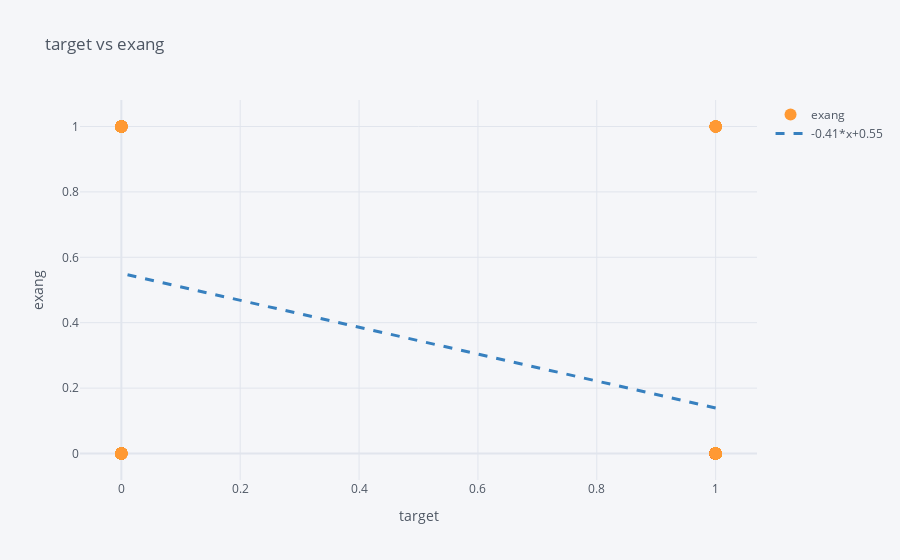

Write notebook code for a chart like this one.
### Markdown cell above
fbs and chol are the lowest correlated with the target variable. that mean taht cholestoral  blood sugar don't affect the risk of a heart disease . 

All other variables have a significant correlation with the target variable, increase the risk of heart disease .

### Code cell
target_exang=df[['target','exang']]
target_exang.sort_values('exang').iplot(x='target',y='exang',xTitle='target',yTitle='exang',mode='markers',title='target vs exang',bestfit=True,bestfit_colors=['blue'])

### Figure 1 — Plotly figure (JSON) as saved in the notebook; plotly's stock layout.template omitted (floating-point values rounded to 4 significant figures; data arrays with more than 128 entries replaced by an {"elided": "..."} marker saying what was removed)
{"data": [{"line": {"color": "rgba(255, 153, 51, 1.0)", "dash": "solid", "shape": "linear", "width": 1.3}, "marker": {"size": 12, "symbol": "circle"}, "mode": "markers", "name": "exang", "text": "", "type": "scatter", "x": {"elided": "303 int values"}, "y": {"elided": "303 int values"}}, {"line": {"color": "rgba(55, 128, 191, 1.0)", "dash": "dash", "shape": "linear", "width": 3}, "mode": "lines", "name": "-0.41*x+0.55", "type": "scatter", "x": {"elided": "303 int values"}, "y": {"elided": "303 float values"}}], "layout": {"legend": {"bgcolor": "#F5F6F9", "font": {"color": "#4D5663"}}, "paper_bgcolor": "#F5F6F9", "plot_bgcolor": "#F5F6F9", "title": {"font": {"color": "#4D5663"}, "text": "target vs exang"}, "xaxis": {"gridcolor": "#E1E5ED", "showgrid": true, "tickfont": {"color": "#4D5663"}, "title": {"font": {"color": "#4D5663"}, "text": "target"}, "zerolinecolor": "#E1E5ED"}, "yaxis": {"gridcolor": "#E1E5ED", "showgrid": true, "tickfont": {"color": "#4D5663"}, "title": {"font": {"color": "#4D5663"}, "text": "exang"}, "zerolinecolor": "#E1E5ED"}}}
